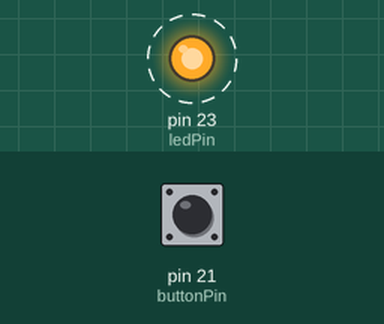
A sketch run on a simulated Arduino Mega 2560, built with avr-gcc and run on an emulated ATmega2560. Parts: output pins drawn as LEDs (lit = HIGH). Dashed ring = blinking. The test bench sets the inputs (shaded band); at power-on: pin 21 (buttonPin) HIGH. What the sketch prints to the serial monitor is not drawn.

Above: at 1.3 s.
1.4 s: pin 21 (buttonPin) pulled LOW for 1.2 s
Timing chart, 0 to 10.9 s (numbered marks = the images above; inputs shaded):
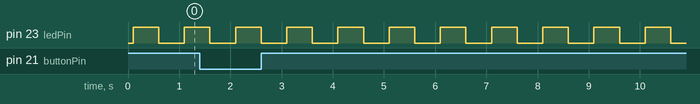

The sketch:

communication_test.ino
```cpp
int ledPin = 23;
int buttonPin = 21;

bool ret_buttonPin = LOW;

void setup() {
  // put your setup code here, to run once:

  pinMode(ledPin, OUTPUT);
  pinMode(buttonPin, INPUT_PULLUP);

  Serial.begin(115200);
  delay(100);

  Serial.println("Setup done");
}

void loop() {
  // put your main code here, to run repeatedly:

  ret_buttonPin = digitalRead(buttonPin);

  if(ret_buttonPin)
  {
    Serial.println("Button pin status: true");
  }
  else
  {
    Serial.println("Button pin status: false");
  }

  digitalWrite(ledPin, HIGH);
  delay(500);

  digitalWrite(ledPin, LOW);
  delay(500);
}
```

Measured:
- by itself, pin 23 (ledPin): alternates HIGH for 0.50 s and LOW for 0.50 s
